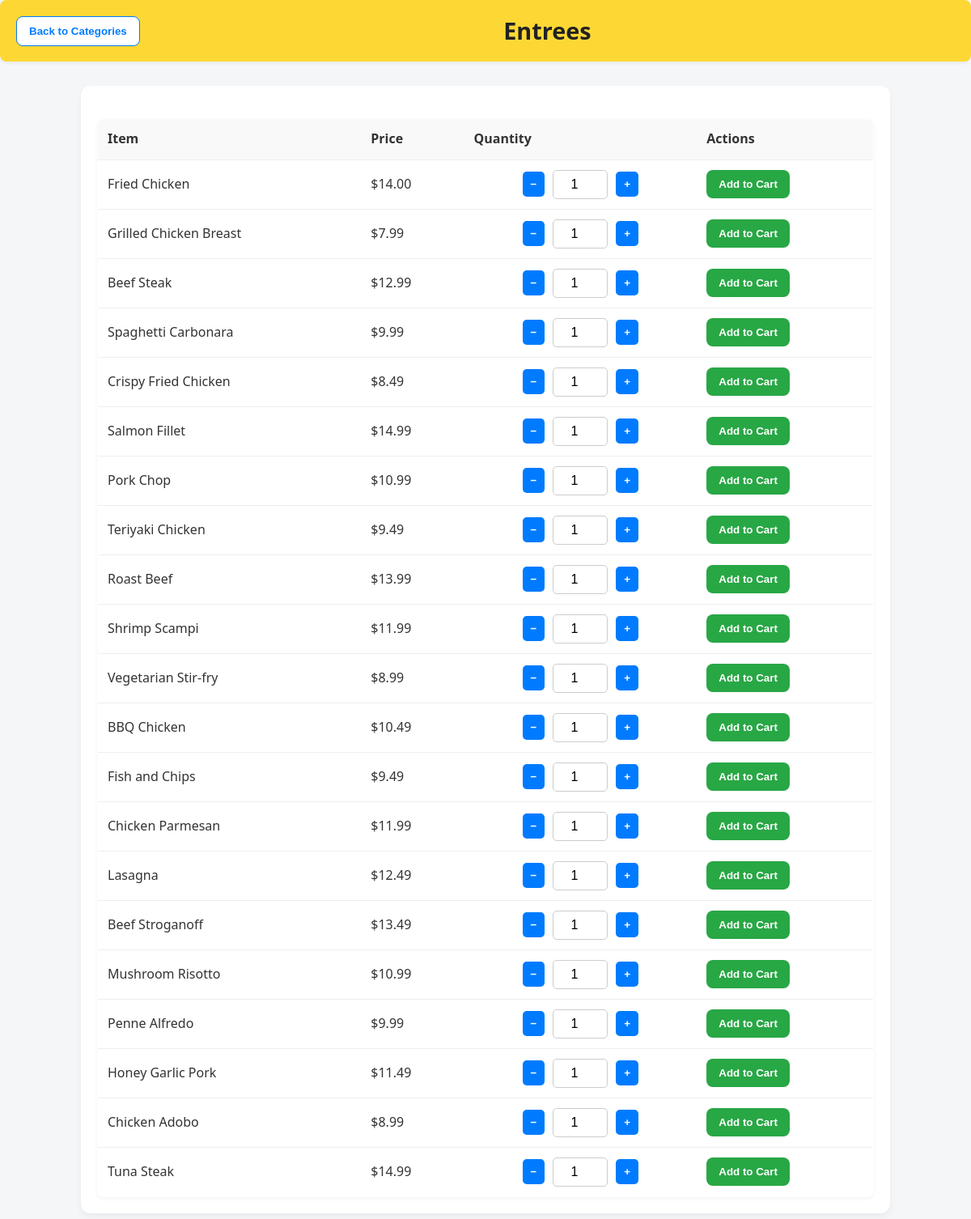
/menu.php?category=Entrees (signed in), run on the app's committed database.
### tables this page shows
CREATE TABLE `products` (
  `id` int(11) NOT NULL,
  `name` varchar(255) NOT NULL,
  `category` varchar(50) NOT NULL,
  `price` decimal(10,2) NOT NULL,
  `archived` tinyint(1) NOT NULL DEFAULT 0
);

### menu.php (the view, shortened to what this page needs)
<?php
include 'db_connect.php';
if (isset($_GET['category']) && !empty($_GET['category'])) {
    $category = $_GET['category'];
    $stmt = $mysqli->prepare("SELECT id, name, price FROM products WHERE category = ?");
    $stmt->bind_param("s", $category);
    $stmt->execute();
    $result = $stmt->get_result();
} else {
    header("Location: categories.php?error=no_category");
    exit();
}
?>
<!DOCTYPE html>
<html lang="en">
<head>
    <link rel="stylesheet" href="menu.css">
</head>
<body>
    <nav class="navbar">
        <button class="nav-btn" onclick="window.location.href='categories.php'">Back to Categories</button>
        <h1><?php echo htmlspecialchars($category); ?></h1>
    </nav>
    <div class="container">
        <table class="menu-table">
            <thead>
                <tr>
                    <th>Item</th>
                    <th>Price</th>
                    <th>Quantity</th>
                    <th>Actions</th>
                </tr>
            </thead>
            <tbody>
                <?php
                 if ($result->num_rows > 0) {
                    while ($row = $result->fetch_assoc()) {
                ?>
                    <tr>
                        <td><?php echo htmlspecialchars($row['name']); ?></td>
                        <td>$<?php echo number_format($row['price'], 2); ?></td>
                        <td>
                            <div class="quantity-control">
                                <button class="quantity-btn" onclick="decreaseQuantity(<?php echo $row['id']; ?>)">−</button>
                                <input type="number" id="quantity-<?php echo $row['id']; ?>" class="quantity-input" value="1" min="1">
                                <button class="quantity-btn" onclick="increaseQuantity(<?php echo $row['id']; ?>)">+</button>
                            </div>
                        </td>
                        <td>
                            <button class="add-to-cart" onclick="confirmAddToCart(<?php echo $row['id']; ?>)">Add to Cart</button>
                        </td>
                    </tr>
                <?php
                    }
                  } else{
                    echo  "<tr><td colspan='4' style='text-align:center'>No items found in this category.</td></tr>";
                  }
                ?>
            </tbody>
        </table>
    </div>
</body>
</html>

### menu.css (style rules this page uses)
body { font-family: 'Segoe UI', Tahoma, Geneva, Verdana, sans-serif; background-color: #f4f6f8; margin: 0; padding: 0; text-align: center; color: #333; line-height: 1.6; }
.container { width: 80%; max-width: 960px; margin: 40px auto; padding: 30px; background-color: #fff; border-radius: 12px; box-shadow: 0 8px 16px rgba(0, 0, 0, 0.1); }
.navbar { display: flex; justify-content: space-between; align-items: center; padding: 15px 20px; background-color: #fdd835; color: #222; border-radius: 8px; margin-bottom: 20px; }
.navbar h1 { margin: 0; font-size: 1.8em; font-weight: bold; }
.nav-btn { background-color: #fff; color: #007bff; border: 1px solid #007bff; padding: 10px 20px; border-radius: 8px; cursor: pointer; font-weight: bold; transition: background-color 0.3s ease, color 0.3s ease, border-color 0.3s ease; }
.quantity-control { display: flex; align-items: center; gap: 15px; }
.quantity-btn { background-color: #007bff; color: white; border: none; padding: 8px 12px; cursor: pointer; border-radius: 8px; font-weight: bold; transition: background-color 0.3s ease; }
.quantity-input { width: 50px; text-align: center; border: 1px solid #ccc; border-radius: 8px; padding: 8px; font-size: 1em; }
.add-to-cart { background-color: #28a745; color: white; border: none; padding: 10px 20px; border-radius: 8px; cursor: pointer; font-weight: bold; transition: background-color 0.3s ease; }

### menu.php (style rules this page uses)
body { font-family: 'Segoe UI', Tahoma, Geneva, Verdana, sans-serif; margin: 0; padding: 0; background-color: #f4f6f8; color: #333; }
.navbar { background-color: #fdd835; color: #222; padding: 15px 20px; display: flex; justify-content: space-between; align-items: center; box-shadow: 0 2px 4px rgba(0, 0, 0, 0.05); }
.navbar h1 { margin: 0; font-size: 1.8em; font-weight: bold; }
.navbar button { background-color: #fff; color: #007bff; border: 1px solid #007bff; padding: 10px 15px; border-radius: 8px; cursor: pointer; font-weight: bold; transition: background-color 0.3s ease, color 0.3s ease, border-color 0.3s ease; }
.container { max-width: 960px; margin: 30px auto; padding: 20px; background-color: #fff; border-radius: 12px; box-shadow: 0 4px 8px rgba(0, 0, 0, 0.05); }
.menu-table { width: 100%; border-collapse: collapse; margin-top: 20px; box-shadow: 0 2px 5px rgba(0, 0, 0, 0.05); border-radius: 8px; overflow: hidden; border: 1px solid #eee; background-color: #fff; }
.menu-table th, .menu-table td { padding: 12px; text-align: left; border-bottom: 1px solid #eee; }
.menu-table th { background-color: #f9f9f9; color: #333; font-weight: bold; }
.menu-table tr:last-child td { border-bottom: none; }
.quantity-control { display: flex; align-items: center; gap: 10px; justify-content: center; }
.quantity-btn { background-color: #007bff; color: white; border: none; padding: 8px 10px; cursor: pointer; border-radius: 5px; font-weight: bold; transition: background-color 0.3s ease; }
.quantity-input { width: 50px; text-align: center; border: 1px solid #ccc; border-radius: 5px; padding: 8px; font-size: 1em; }
.add-to-cart { background-color: #28a745; color: white; border: none; padding: 10px 15px; border-radius: 8px; cursor: pointer; font-weight: bold; transition: background-color 0.3s ease; }

### data on the page
products: name "Fried Chicken", price "14.00", id "1"
products: name "Grilled Chicken Breast", price "7.99"
products: name "Beef Steak", price "12.99"
products: name "Spaghetti Carbonara", price "9.99"
products: name "Crispy Fried Chicken", price "8.49"
products: name "Salmon Fillet", price "14.99"
products: name "Pork Chop", price "10.99"
products: name "Teriyaki Chicken", price "9.49"
products: name "Roast Beef", price "13.99"
products: name "Shrimp Scampi", price "11.99"
products: name "Vegetarian Stir-fry", price "8.99"
products: name "BBQ Chicken", price "10.49"
products: name "Fish and Chips", price "9.49"
products: name "Chicken Parmesan", price "11.99"
products: name "Lasagna", price "12.49"
products: name "Beef Stroganoff", price "13.49"
products: name "Mushroom Risotto", price "10.99"
products: name "Penne Alfredo", price "9.99"
products: name "Honey Garlic Pork", price "11.49"
products: name "Chicken Adobo", price "8.99"
products: name "Tuna Steak", price "14.99"

### other printed values
$category "Entrees"
